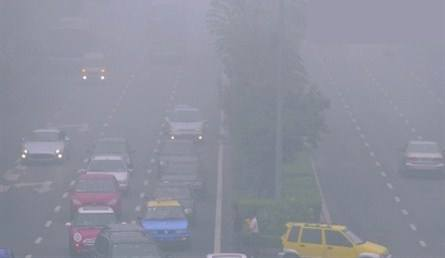
%> input picture 实验三/fog.jpg, 445 x 258 px
$ octave defog.m   (GNU Octave 9; MATLAB toolbox functions it lacks are replaced by stand-ins)
%> lines starting %> are read from the running program, lines starting %| are printed output that depends on the picture
I = imread('fog.jpg');
%> I is the input picture: size 258x445x3 uint8; mean R, G, B 142.1, 143.9, 157.7

R = I(:, :, 1);%矩阵R存储rgb图中R通道的二维矩阵
[N1, M1] = size(R);
%> N1 = 258; M1 = 445
R0 = double(R);%图像矩阵的数据类型转换为double类型
Rlog = log(R0+1);
Rfft2 = fft2(R0);%2维离散傅立叶变换

sigma = 250;
F = fspecial('gaussian', [N1,M1], sigma);%高斯低通滤波器，模板尺寸为[N1,M1]，sigma表示滤波器的标准差，单位为像素
Efft = fft2(double(F));

DR0 = Rfft2.* Efft;%用高斯模板对原图像作卷积，即相当于对原图像作低通滤波
DR = ifft2(DR0);%傅里叶反变换

DRlog = log(DR +1);
Rr = Rlog - DRlog;%在对数域中，用原图像减去低通滤波后的图像，得到高频增强的图像
EXPRr = exp(Rr);
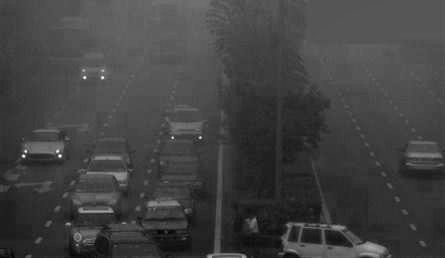
%> EXPRr: size 258x445 double; min 0.72, max 1.8, mean 1; drawn with min black and max white
%对增强后的图像进行对比度拉伸增强
MIN = min(min(EXPRr));
%> MIN = 0.72
MAX = max(max(EXPRr));
%> MAX = 1.8
EXPRr = (EXPRr - MIN)/(MAX - MIN);
EXPRr = adapthisteq(EXPRr);%adapthisteq函数执行对比度受限的自适应直方图均衡

G = I(:, :, 2);

G0 = double(G);
Glog = log(G0+1);
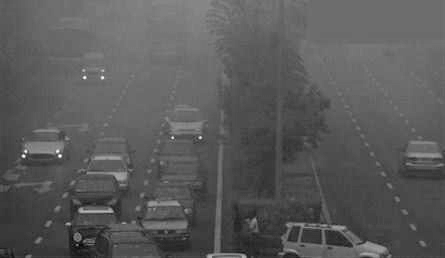
%> Glog: size 258x445 double; min 4.66, max 5.53, mean 4.97; drawn with min black and max white
Gfft2 = fft2(G0);

DG0 = Gfft2.* Efft;
DG = ifft2(DG0);

DGlog = log(DG +1);
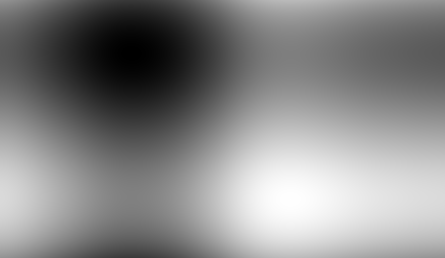
%> DGlog: size 258x445 double; min 4.97, max 4.98, mean 4.98; drawn with min black and max white
Gg = Glog - DGlog;
EXPGg = exp(Gg);
MIN = min(min(EXPGg));
%> MIN = 0.732
MAX = max(max(EXPGg));
%> MAX = 1.75
EXPGg = (EXPGg - MIN)/(MAX - MIN);
EXPGg = adapthisteq(EXPGg);

B = I(:, :, 3);

B0 = double(B);
Blog = log(B0+1);
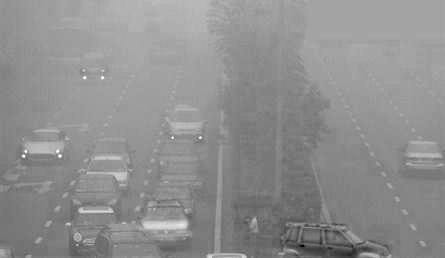
%> Blog: size 258x445 double; min 4.44, max 5.55, mean 5.06; drawn with min black and max white
Bfft2 = fft2(B0);

DB0 = Bfft2.* Efft;
DB = ifft2(DB0);

DBlog = log(DB+1);
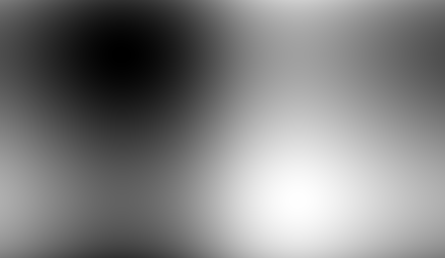
%> DBlog: size 258x445 double; min 5.06, max 5.07, mean 5.07; drawn with min black and max white
Bb = Blog - DBlog;
EXPBb = exp(Bb);
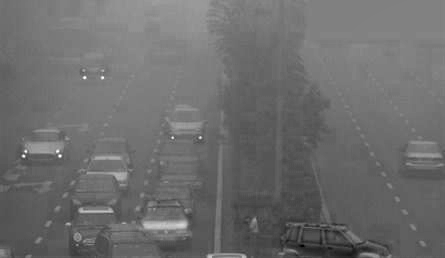
%> EXPBb: size 258x445 double; min 0.534, max 1.62, mean 1; drawn with min black and max white
MIN = min(min(EXPBb));
%> MIN = 0.534
MAX = max(max(EXPBb));
%> MAX = 1.62
EXPBb = (EXPBb - MIN)/(MAX - MIN);
EXPBb = adapthisteq(EXPBb);

result = cat(3, EXPRr, EXPGg, EXPBb);%cat：用来联结数组
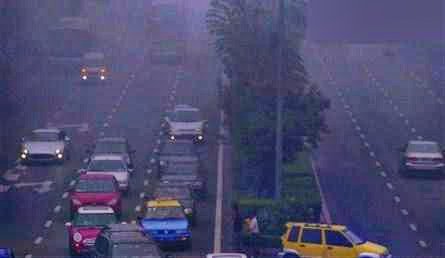
%> result: size 258x445x3 double; mean R, G, B 0.3, 0.295, 0.44
subplot(121), imshow(I);
subplot(122), imshow(result);
